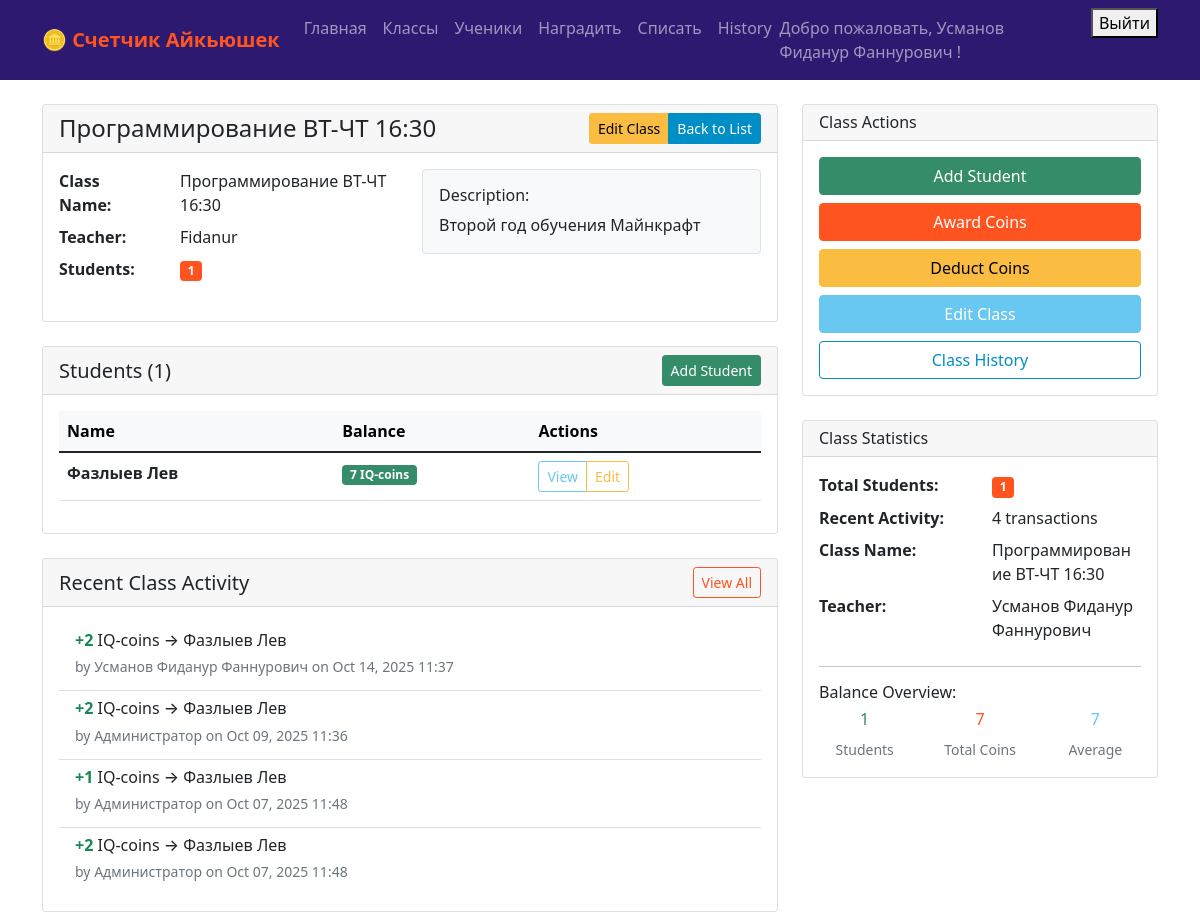
Screenshot of /classes/3/ (signed in) with the database file from the repository.
### iqcoin_app/models.py (models this page shows, shortened)
class UserProfile(models.Model):
    user = models.OneToOneField(User, on_delete=models.CASCADE)
    role = models.CharField(max_length=10, choices=USER_ROLES, default='teacher')
    student = models.ForeignKey('Student', on_delete=models.SET_NULL, null=True, blank=True)
    full_name = models.CharField(max_length=100, blank=True, null=True)

class Class(models.Model):
    group = models.CharField(max_length=50)
    teacher = models.ForeignKey(User, on_delete=models.CASCADE)
    description = models.TextField(blank=True, null=True)

class Student(models.Model):
    name = models.CharField(max_length=100)
    group = models.ForeignKey(Class, on_delete=models.CASCADE)
    balance = models.IntegerField(default=0)
    phone_number = models.CharField(max_length=15, unique=True, blank=True, null=True)
    is_active = models.BooleanField(default=True)

class Transaction(models.Model):
    TRANSACTION_TYPES = (
        ('AWARD', 'Award'),
        ('DEDUCT', 'Deduction'),
    )
    type = models.CharField(max_length=10, choices=TRANSACTION_TYPES)
    amount = models.IntegerField()
    student = models.ForeignKey(Student, on_delete=models.CASCADE)
    teacher = models.ForeignKey(User, on_delete=models.CASCADE)
    date = models.DateTimeField(auto_now_add=True)
    comment = models.TextField(blank=True, null=True)
    edited = models.BooleanField(default=False)

### iqcoin_app/views.py (the view)
# urls.py: path('classes/<int:class_id>/', views.class_detail, name='class_detail'),
@login_required
def class_detail(request, class_id):
    class_obj = get_object_or_404(Class, id=class_id, teacher=request.user)
    students = Student.objects.filter(group=class_obj).order_by('name')
    recent_transactions = Transaction.objects.filter(
        student__group=class_obj
    ).order_by('-date')[:10]
    context = {
        'class_obj': class_obj,
        'students': students,
        'recent_transactions': recent_transactions,
    }
    return render(request, 'class_detail.html', context)

### iqcoin_app/templates/class_detail.html (shortened to what this page needs)
{% extends 'base.html' %}
{% block content %}
<div class="row">
    <div class="col-md-8">
        <div class="card mb-4">
            <div class="card-header d-flex justify-content-between align-items-center">
                <h4 class="mb-0">{{ class_obj.group }}</h4>
                <div class="btn-group" role="group">
                    <a href="{% url 'class_edit' class_obj.id %}" class="btn btn-warning btn-sm">
                         Edit Class
                    </a>
                    <a href="{% url 'class_list' %}" class="btn btn-secondary btn-sm">
                         Back to List
                    </a>
                </div>
            </div>
            <div class="card-body">
                <div class="row">
                    <div class="col-md-6">
                        <dl class="row">
                            <dt class="col-sm-4">Class Name:</dt>
                            <dd class="col-sm-8">{{ class_obj.group }}</dd>
                            <dt class="col-sm-4">Teacher:</dt>
                            <dd class="col-sm-8">{{ class_obj.teacher.username }}</dd>
                            <dt class="col-sm-4">Students:</dt>
                            <dd class="col-sm-8">
                                <span class="badge bg-primary">{{ students.count }}</span>
                            </dd>
                        </dl>
                    </div>
                    <div class="col-md-6">
                        {% if class_obj.description %}
                            <div class="border p-3 rounded bg-light">
                                <h6>Description:</h6>
                                <p class="mb-0">{{ class_obj.description }}</p>
                            </div>
                        {% endif %}
                    </div>
                </div>
            </div>
        </div>
        <div class="card">
            <div class="card-header d-flex justify-content-between align-items-center">
                <h5 class="mb-0">Students ({{ students.count }})</h5>
                <a href="{% url 'student_create' %}?class={{ class_obj.id }}" class="btn btn-success btn-sm">
                     Add Student
                </a>
            </div>
            <div class="card-body">
                {% if students %}
                    <div class="table-responsive">
                        <table class="table table-hover">
                            <thead class="table-light">
                                <tr>
                                    <th>Name</th>
                                    <th>Balance</th>
                                    <th>Actions</th>
                                </tr>
                            </thead>
                            <tbody>
                                {% for student in students %}
                                <tr class="clickable-row" style="cursor: pointer;" onclick="window.location='{% url 'student_detail' student.id %}'">
                                    <td>
                                        <strong>{{ student.name }}</strong>
                                    </td>
                                    <td>
                                        <span class="badge bg-{% if student.balance > 0 %}success{% elif student.balance == 0 %}secondary{% else %}danger{% endif %}">
                                            {{ student.balance }} IQ-coins
                                        </span>
                                    </td>
                                    <td>
                                        <div class="btn-group btn-group-sm" role="group">
                                            <a href="{% url 'student_detail' student.id %}" class="btn btn-outline-info btn-sm" onclick="event.stopPropagation();">
                                                 View
                                            </a>
                                            <a href="{% url 'student_edit' student.id %}" class="btn btn-outline-warning btn-sm" onclick="event.stopPropagation();">
                                                 Edit
                                            </a>
                                        </div>
                                    </td>
                                </tr>
                                {% endfor %}
                            </tbody>
                        </table>
                    </div>
                {% endif %}
            </div>
        </div>
        {% if recent_transactions %}
            <div class="card mt-4">
                <div class="card-header d-flex justify-content-between align-items-center">
                    <h5 class="mb-0">Recent Class Activity</h5>
                    <a href="{% url 'transaction_history' %}?class={{ class_obj.id }}" class="btn btn-outline-primary btn-sm">
                         View All
                    </a>
                </div>
                <div class="card-body">
                    <div class="list-group list-group-flush">
                        {% for transaction in recent_transactions %}
                        <div class="list-group-item d-flex justify-content-between align-items-center {% if transaction.edited %}edited-transaction{% endif %}">
                            <div>
                                <h6 class="mb-1">
                                    <span class="transaction-{{ transaction.type|lower }}">
                                        {% if transaction.type == 'AWARD' %}
                                             +{{ transaction.amount }}
                                        {% else %}
                                            <i class="bi bi-dash-circle"></i> -{{ transaction.amount }}
                                        {% endif %}
                                    </span>
                                    IQ-coins → {{ transaction.student.name }}
                                </h6>
                                <p class="mb-1">
                                    <small class="text-muted">
                                        by
                                        {% if transaction.teacher.userprofile.full_name %}
                                            {{ transaction.teacher.userprofile.full_name }}
                                        {% else %}
                                            {{ transaction.teacher.username }}
                                        {% endif %}
                                        on {{ transaction.date|date:"M d, Y H:i" }}
                                    </small>
                                </p>
                            </div>
                        </div>
                        {% endfor %}
                    </div>
                </div>
            </div>
        {% endif %}
    </div>
    <div class="col-md-4">
        <div class="card">
            <div class="card-header">
                <h6 class="mb-0">Class Actions</h6>
            </div>
            <div class="card-body">
                <div class="d-grid gap-2">
                    <a href="{% url 'student_create' %}?class={{ class_obj.id }}" class="btn btn-success">
                         Add Student
                    </a>
                    {% if students %}
                        <a href="{% url 'award_coins' %}" class="btn btn-primary">
                             Award Coins
                        </a>
                        <a href="{% url 'deduct_coins' %}" class="btn btn-warning">
                             Deduct Coins
                        </a>
                    {% endif %}
                    <a href="{% url 'class_edit' class_obj.id %}" class="btn btn-info">
                         Edit Class
                    </a>
                    <a href="{% url 'transaction_history' %}?class={{ class_obj.id }}" class="btn btn-outline-secondary">
                         Class History
                    </a>
                </div>
            </div>
        </div>
        <div class="card mt-4">
            <div class="card-header">
                <h6 class="mb-0">Class Statistics</h6>
            </div>
            <div class="card-body">
                <dl class="row">
                    <dt class="col-6">Total Students:</dt>
                    <dd class="col-6">
                        <span class="badge bg-primary">{{ students.count }}</span>
                    </dd>
                    <dt class="col-6">Recent Activity:</dt>
                    <dd class="col-6">{{ recent_transactions|length }} transactions</dd>
                    <dt class="col-6">Class Name:</dt>
                    <dd class="col-6">{{ class_obj.group }}</dd>
                    <dt class="col-6">Teacher:</dt>
                    <dd class="col-6">
                        {% if class_obj.teacher.userprofile.full_name %}
                            {{ class_obj.teacher.userprofile.full_name }}
                        {% else %}
                            {{ class_obj.teacher.username }}
                        {% endif %}
                    </dd>
                </dl>
                {% if students %}
                    <hr>
                    <h6>Balance Overview:</h6>
                    <div class="row text-center">
                        <div class="col-4">
                            <h6 class="text-success">{{ students|length }}</h6>
                            <small class="text-muted">Students</small>
                        </div>
                        <div class="col-4">
                            <h6 class="text-primary">
                                {% for student in students %}{{ student.balance }}{% if not forloop.last %}+{% endif %}{% endfor %}
                            </h6>
                            <small class="text-muted">Total Coins</small>
                        </div>
                        <div class="col-4">
                            <h6 class="text-info">
                                {% if students %}
                                    {% for student in students %}{{ student.balance }}{% if not forloop.last %}+{% endif %}{% endfor %}
                                {% else %}0{% endif %}
                            </h6>
                            <small class="text-muted">Average</small>
                        </div>
                    </div>
                {% endif %}
            </div>
        </div>
    </div>
</div>
{% endblock %}

### iqcoin_app/templates/base.html (shortened to what this page needs)
<!DOCTYPE html>
<html lang="en">
<head>
    <link href="https://cdn.jsdelivr.net/npm/bootstrap@5.1.3/dist/css/bootstrap.min.css" rel="stylesheet">
</head>
<body>
    <nav class="navbar navbar-expand-lg navbar-dark bg-primary">
        <div class="container">
            <a class="navbar-brand" href="{% url 'home' %}">🪙 Счетчик Айкьюшек</a>
            {% if user.is_authenticated %}
            <div class="navbar-nav ms-auto">
                <a class="nav-link" href="{% url 'home' %}">Главная</a>
                <a class="nav-link" href="{% url 'class_list' %}">Классы</a>
                <a class="nav-link" href="{% url 'student_list' %}">Ученики</a>
                <a class="nav-link" href="{% url 'award_coins' %}">Наградить</a>
                <a class="nav-link" href="{% url 'deduct_coins' %}">Списать</a>
                <a class="nav-link" href="{% url 'transaction_history' %}">History</a>
                <span class="navbar-text me-3">
                    Добро пожаловать,
                    {% if user.userprofile.full_name %}
                        {{ user.userprofile.full_name }}
                    {% else %}
                        {{ user.username }}
                    {% endif %}!
                </span>
                <form method="post" action="{% url 'logout' %}" style="display: inline;">
                    <button type="submit" class="logout-btn">Выйти</button>
                </form>
            </div>
            {% endif %}
        </div>
    </nav>
    <div class="container mt-4">
        {% block content %}
        {% endblock %}
    </div>
</body>
</html>

### iqcoin_app/templates/base.html (style rules this page uses)
:root { --primary-orange: #ff541f; --primary-blue: #68C8F2; --dark-blue: #008EC6; --primary-green: #358c68; --primary-yellow: #FBBC42; --dark-purple: #2E1970; }
.btn-primary { background-color: var(--primary-orange); border-color: var(--primary-orange); }
.btn-success { background-color: var(--primary-green); border-color: var(--primary-green); }
.btn-info { background-color: var(--primary-blue); border-color: var(--primary-blue); color: white; }
.btn-warning { background-color: var(--primary-yellow); border-color: var(--primary-yellow); color: #000; }
.btn-secondary { background-color: var(--dark-blue); border-color: var(--dark-blue); }
.btn-outline-primary { color: var(--primary-orange); border-color: var(--primary-orange); }
.btn-outline-info { color: var(--primary-blue); border-color: var(--primary-blue); }
.btn-outline-warning { color: var(--primary-yellow); border-color: var(--primary-yellow); }
.btn-outline-secondary { color: var(--dark-blue); border-color: var(--dark-blue); }
.navbar-brand { font-weight: bold; color: var(--primary-orange) !important; }
.navbar-dark.bg-primary { background-color: var(--dark-purple) !important; }
.badge.bg-primary { background-color: var(--primary-orange) !important; }
.badge.bg-success { background-color: var(--primary-green) !important; }
.transaction-award { color: var(--primary-green); font-weight: bold; }
.text-primary { color: var(--primary-orange) !important; }
.text-success { color: var(--primary-green) !important; }
.text-info { color: var(--primary-blue) !important; }

### iqcoin_app/templates/class_detail.html (style rules this page uses)
.transaction-award { color: #198754; }

### rows the page displays
Class: group "Программирование ВТ-ЧТ 16:30", teacher.username "Fidanur", description "Второй год обучения Майнкрафт", teacher.userprofile.full_name "Усманов Фиданур Фаннурович"
Student: name "Фазлыев Лев", balance "7"

### other values shown
{{ user.userprofile.full_name }} "Усманов Фиданур Фаннурович"
{{ students.count }} "1"
{{ recent_transactions|length }} "4"
{{ students|length }} "1"
